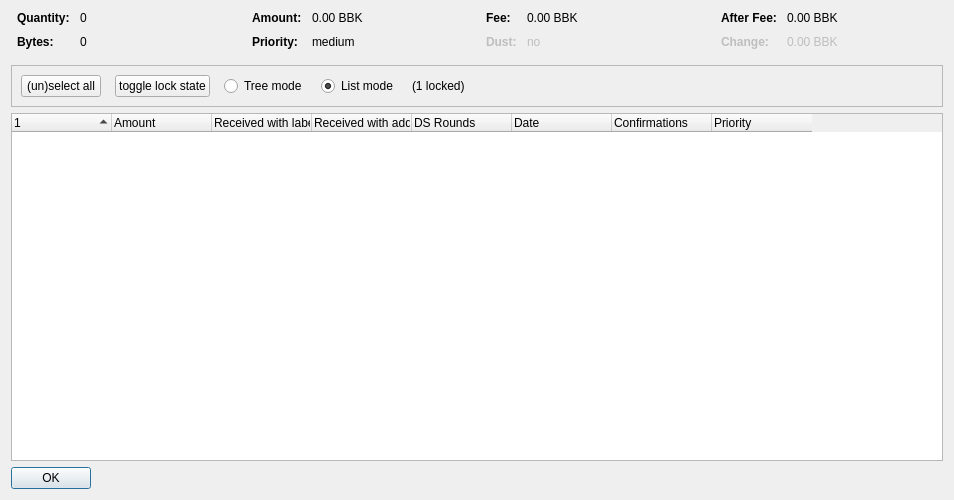
<?xml version="1.0" encoding="UTF-8"?>
<ui version="4.0">
 <class>CoinControlDialog</class>
 <widget class="QDialog" name="CoinControlDialog">
  <property name="geometry">
   <rect>
    <x>0</x>
    <y>0</y>
    <width>954</width>
    <height>500</height>
   </rect>
  </property>
  <property name="windowTitle">
   <string>Coin Selection</string>
  </property>
  <layout class="QVBoxLayout" name="verticalLayout">
   <item>
    <layout class="QHBoxLayout" name="horizontalLayoutTop" stretch="0,0,0,0">
     <property name="topMargin">
      <number>0</number>
     </property>
     <property name="bottomMargin">
      <number>10</number>
     </property>
     <item>
      <layout class="QFormLayout" name="formLayoutCoinControl1">
       <property name="horizontalSpacing">
        <number>10</number>
       </property>
       <property name="verticalSpacing">
        <number>10</number>
       </property>
       <property name="leftMargin">
        <number>6</number>
       </property>
       <property name="rightMargin">
        <number>6</number>
       </property>
       <item row="0" column="0">
        <widget class="QLabel" name="labelCoinControlQuantityText">
         <property name="font">
          <font>
           <weight>75</weight>
           <bold>true</bold>
          </font>
         </property>
         <property name="text">
          <string>Quantity:</string>
         </property>
        </widget>
       </item>
       <item row="0" column="1">
        <widget class="QLabel" name="labelCoinControlQuantity">
         <property name="cursor">
          <cursorShape>IBeamCursor</cursorShape>
         </property>
         <property name="contextMenuPolicy">
          <enum>Qt::ActionsContextMenu</enum>
         </property>
         <property name="text">
          <string notr="true">0</string>
         </property>
         <property name="textInteractionFlags">
          <set>Qt::LinksAccessibleByMouse|Qt::TextSelectableByKeyboard|Qt::TextSelectableByMouse</set>
         </property>
        </widget>
       </item>
       <item row="1" column="0">
        <widget class="QLabel" name="labelCoinControlBytesText">
         <property name="font">
          <font>
           <weight>75</weight>
           <bold>true</bold>
          </font>
         </property>
         <property name="text">
          <string>Bytes:</string>
         </property>
        </widget>
       </item>
       <item row="1" column="1">
        <widget class="QLabel" name="labelCoinControlBytes">
         <property name="cursor">
          <cursorShape>IBeamCursor</cursorShape>
         </property>
         <property name="contextMenuPolicy">
          <enum>Qt::ActionsContextMenu</enum>
         </property>
         <property name="text">
          <string notr="true">0</string>
         </property>
         <property name="textInteractionFlags">
          <set>Qt::LinksAccessibleByMouse|Qt::TextSelectableByKeyboard|Qt::TextSelectableByMouse</set>
         </property>
        </widget>
       </item>
      </layout>
     </item>
     <item>
      <layout class="QFormLayout" name="formLayoutCoinControl2">
       <property name="horizontalSpacing">
        <number>10</number>
       </property>
       <property name="verticalSpacing">
        <number>10</number>
       </property>
       <property name="leftMargin">
        <number>6</number>
       </property>
       <property name="rightMargin">
        <number>6</number>
       </property>
       <item row="0" column="0">
        <widget class="QLabel" name="labelCoinControlAmountText">
         <property name="font">
          <font>
           <weight>75</weight>
           <bold>true</bold>
          </font>
         </property>
         <property name="text">
          <string>Amount:</string>
         </property>
        </widget>
       </item>
       <item row="0" column="1">
        <widget class="QLabel" name="labelCoinControlAmount">
         <property name="cursor">
          <cursorShape>IBeamCursor</cursorShape>
         </property>
         <property name="contextMenuPolicy">
          <enum>Qt::ActionsContextMenu</enum>
         </property>
         <property name="text">
          <string notr="true">0.00 BBK</string>
         </property>
         <property name="textInteractionFlags">
          <set>Qt::LinksAccessibleByMouse|Qt::TextSelectableByKeyboard|Qt::TextSelectableByMouse</set>
         </property>
        </widget>
       </item>
       <item row="1" column="0">
        <widget class="QLabel" name="labelCoinControlPriorityText">
         <property name="font">
          <font>
           <weight>75</weight>
           <bold>true</bold>
          </font>
         </property>
         <property name="text">
          <string>Priority:</string>
         </property>
        </widget>
       </item>
       <item row="1" column="1">
        <widget class="QLabel" name="labelCoinControlPriority">
         <property name="cursor">
          <cursorShape>IBeamCursor</cursorShape>
         </property>
         <property name="contextMenuPolicy">
          <enum>Qt::ActionsContextMenu</enum>
         </property>
         <property name="text">
          <string>medium</string>
         </property>
         <property name="textInteractionFlags">
          <set>Qt::LinksAccessibleByMouse|Qt::TextSelectableByKeyboard|Qt::TextSelectableByMouse</set>
         </property>
        </widget>
       </item>
      </layout>
     </item>
     <item>
      <layout class="QFormLayout" name="formLayoutCoinControl3">
       <property name="horizontalSpacing">
        <number>10</number>
       </property>
       <property name="verticalSpacing">
        <number>10</number>
       </property>
       <property name="leftMargin">
        <number>6</number>
       </property>
       <property name="rightMargin">
        <number>6</number>
       </property>
       <item row="0" column="0">
        <widget class="QLabel" name="labelCoinControlFeeText">
         <property name="font">
          <font>
           <weight>75</weight>
           <bold>true</bold>
          </font>
         </property>
         <property name="text">
          <string>Fee:</string>
         </property>
        </widget>
       </item>
       <item row="0" column="1">
        <widget class="QLabel" name="labelCoinControlFee">
         <property name="cursor">
          <cursorShape>IBeamCursor</cursorShape>
         </property>
         <property name="contextMenuPolicy">
          <enum>Qt::ActionsContextMenu</enum>
         </property>
         <property name="text">
          <string notr="true">0.00 BBK</string>
         </property>
         <property name="textInteractionFlags">
          <set>Qt::LinksAccessibleByMouse|Qt::TextSelectableByKeyboard|Qt::TextSelectableByMouse</set>
         </property>
        </widget>
       </item>
       <item row="1" column="0">
        <widget class="QLabel" name="labelCoinControlLowOutputText">
         <property name="enabled">
          <bool>false</bool>
         </property>
         <property name="font">
          <font>
           <weight>75</weight>
           <bold>true</bold>
          </font>
         </property>
         <property name="text">
          <string>Dust:</string>
         </property>
        </widget>
       </item>
       <item row="1" column="1">
        <widget class="QLabel" name="labelCoinControlLowOutput">
         <property name="enabled">
          <bool>false</bool>
         </property>
         <property name="cursor">
          <cursorShape>IBeamCursor</cursorShape>
         </property>
         <property name="contextMenuPolicy">
          <enum>Qt::ActionsContextMenu</enum>
         </property>
         <property name="text">
          <string>no</string>
         </property>
         <property name="textInteractionFlags">
          <set>Qt::LinksAccessibleByMouse|Qt::TextSelectableByKeyboard|Qt::TextSelectableByMouse</set>
         </property>
        </widget>
       </item>
      </layout>
     </item>
     <item>
      <layout class="QFormLayout" name="formLayoutCoinControl4">
       <property name="horizontalSpacing">
        <number>10</number>
       </property>
       <property name="verticalSpacing">
        <number>10</number>
       </property>
       <property name="leftMargin">
        <number>6</number>
       </property>
       <property name="rightMargin">
        <number>6</number>
       </property>
       <item row="0" column="0">
        <widget class="QLabel" name="labelCoinControlAfterFeeText">
         <property name="font">
          <font>
           <weight>75</weight>
           <bold>true</bold>
          </font>
         </property>
         <property name="text">
          <string>After Fee:</string>
         </property>
        </widget>
       </item>
       <item row="0" column="1">
        <widget class="QLabel" name="labelCoinControlAfterFee">
         <property name="cursor">
          <cursorShape>IBeamCursor</cursorShape>
         </property>
         <property name="contextMenuPolicy">
          <enum>Qt::ActionsContextMenu</enum>
         </property>
         <property name="text">
          <string notr="true">0.00 BBK</string>
         </property>
         <property name="textInteractionFlags">
          <set>Qt::LinksAccessibleByMouse|Qt::TextSelectableByKeyboard|Qt::TextSelectableByMouse</set>
         </property>
        </widget>
       </item>
       <item row="1" column="0">
        <widget class="QLabel" name="labelCoinControlChangeText">
         <property name="enabled">
          <bool>false</bool>
         </property>
         <property name="font">
          <font>
           <weight>75</weight>
           <bold>true</bold>
          </font>
         </property>
         <property name="text">
          <string>Change:</string>
         </property>
        </widget>
       </item>
       <item row="1" column="1">
        <widget class="QLabel" name="labelCoinControlChange">
         <property name="enabled">
          <bool>false</bool>
         </property>
         <property name="cursor">
          <cursorShape>IBeamCursor</cursorShape>
         </property>
         <property name="contextMenuPolicy">
          <enum>Qt::ActionsContextMenu</enum>
         </property>
         <property name="text">
          <string notr="true">0.00 BBK</string>
         </property>
         <property name="textInteractionFlags">
          <set>Qt::LinksAccessibleByMouse|Qt::TextSelectableByKeyboard|Qt::TextSelectableByMouse</set>
         </property>
        </widget>
       </item>
      </layout>
     </item>
    </layout>
   </item>
   <item>
    <widget class="QFrame" name="frame">
     <property name="minimumSize">
      <size>
       <width>0</width>
       <height>40</height>
      </size>
     </property>
     <property name="frameShape">
      <enum>QFrame::StyledPanel</enum>
     </property>
     <property name="frameShadow">
      <enum>QFrame::Sunken</enum>
     </property>
     <layout class="QHBoxLayout" name="horizontalLayout">
      <item>
       <layout class="QHBoxLayout" name="horizontalLayoutPanel" stretch="0,0,0,0,0,0">
        <property name="spacing">
         <number>14</number>
        </property>
        <item>
         <widget class="QPushButton" name="pushButtonSelectAll">
          <property name="sizePolicy">
           <sizepolicy hsizetype="Maximum" vsizetype="Fixed">
            <horstretch>0</horstretch>
            <verstretch>0</verstretch>
           </sizepolicy>
          </property>
          <property name="text">
           <string>(un)select all</string>
          </property>
          <property name="autoDefault">
           <bool>false</bool>
          </property>
         </widget>
        </item>
        <item>
         <widget class="QPushButton" name="pushButtonToggleLock">
          <property name="sizePolicy">
           <sizepolicy hsizetype="Maximum" vsizetype="Fixed">
            <horstretch>0</horstretch>
            <verstretch>0</verstretch>
           </sizepolicy>
          </property>
          <property name="text">
           <string>toggle lock state</string>
          </property>
          <property name="autoDefault">
           <bool>false</bool>
          </property>
         </widget>
        </item>
        <item>
         <widget class="QRadioButton" name="radioTreeMode">
          <property name="sizePolicy">
           <sizepolicy hsizetype="Maximum" vsizetype="Fixed">
            <horstretch>0</horstretch>
            <verstretch>0</verstretch>
           </sizepolicy>
          </property>
          <property name="text">
           <string>Tree mode</string>
          </property>
         </widget>
        </item>
        <item>
         <widget class="QRadioButton" name="radioListMode">
          <property name="sizePolicy">
           <sizepolicy hsizetype="Maximum" vsizetype="Fixed">
            <horstretch>0</horstretch>
            <verstretch>0</verstretch>
           </sizepolicy>
          </property>
          <property name="text">
           <string>List mode</string>
          </property>
          <property name="checked">
           <bool>true</bool>
          </property>
         </widget>
        </item>
        <item>
         <widget class="QLabel" name="labelLocked">
          <property name="text">
           <string>(1 locked)</string>
          </property>
         </widget>
        </item>
        <item>
         <spacer name="horizontalSpacer">
          <property name="orientation">
           <enum>Qt::Horizontal</enum>
          </property>
          <property name="sizeHint" stdset="0">
           <size>
            <width>40</width>
            <height>20</height>
           </size>
          </property>
         </spacer>
        </item>
       </layout>
      </item>
     </layout>
    </widget>
   </item>
   <item>
    <widget class="CoinControlTreeWidget" name="treeWidget">
     <property name="contextMenuPolicy">
      <enum>Qt::CustomContextMenu</enum>
     </property>
     <property name="sortingEnabled">
      <bool>false</bool>
     </property>
     <property name="columnCount">
      <number>8</number>
     </property>
     <attribute name="headerShowSortIndicator" stdset="0">
      <bool>true</bool>
     </attribute>
     <attribute name="headerStretchLastSection">
      <bool>false</bool>
     </attribute>
     <column>
      <property name="text">
       <string/>
      </property>
     </column>
     <column>
      <property name="text">
       <string>Amount</string>
      </property>
     </column>
     <column>
      <property name="text">
       <string>Received with label</string>
      </property>
     </column>
     <column>
      <property name="text">
       <string>Received with address</string>
      </property>
     </column>
     <column>
      <property name="text">
       <string>DS Rounds</string>
      </property>
     </column>
     <column>
      <property name="text">
       <string>Date</string>
      </property>
     </column>
     <column>
      <property name="text">
       <string>Confirmations</string>
      </property>
      <property name="toolTip">
       <string>Confirmed</string>
      </property>
     </column>
     <column>
      <property name="text">
       <string>Priority</string>
      </property>
     </column>
    </widget>
   </item>
   <item>
    <widget class="QDialogButtonBox" name="buttonBox">
     <property name="sizePolicy">
      <sizepolicy hsizetype="Maximum" vsizetype="Fixed">
       <horstretch>0</horstretch>
       <verstretch>0</verstretch>
      </sizepolicy>
     </property>
     <property name="orientation">
      <enum>Qt::Horizontal</enum>
     </property>
     <property name="standardButtons">
      <set>QDialogButtonBox::Ok</set>
     </property>
    </widget>
   </item>
  </layout>
 </widget>
 <customwidgets>
  <customwidget>
   <class>CoinControlTreeWidget</class>
   <extends>QTreeWidget</extends>
   <header>coincontroltreewidget.h</header>
  </customwidget>
 </customwidgets>
 <resources/>
 <connections/>
</ui>
